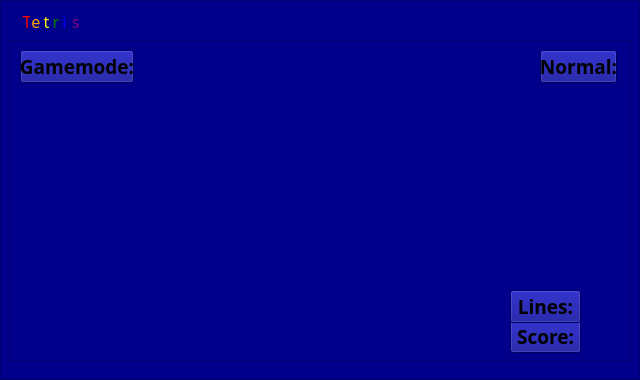
<?xml version="1.0" encoding="UTF-8"?>
<ui version="4.0">
 <class>MainWindow</class>
 <widget class="QMainWindow" name="MainWindow">
  <property name="geometry">
   <rect>
    <x>0</x>
    <y>0</y>
    <width>640</width>
    <height>380</height>
   </rect>
  </property>
  <property name="minimumSize">
   <size>
    <width>640</width>
    <height>380</height>
   </size>
  </property>
  <property name="maximumSize">
   <size>
    <width>640</width>
    <height>380</height>
   </size>
  </property>
  <property name="windowTitle">
   <string>MainWindow</string>
  </property>
  <widget class="QWidget" name="centralwidget">
   <property name="minimumSize">
    <size>
     <width>640</width>
     <height>380</height>
    </size>
   </property>
   <property name="maximumSize">
    <size>
     <width>640</width>
     <height>380</height>
    </size>
   </property>
   <widget class="QFrame" name="frame_3">
    <property name="geometry">
     <rect>
      <x>0</x>
      <y>0</y>
      <width>640</width>
      <height>380</height>
     </rect>
    </property>
    <property name="minimumSize">
     <size>
      <width>640</width>
      <height>380</height>
     </size>
    </property>
    <property name="maximumSize">
     <size>
      <width>640</width>
      <height>380</height>
     </size>
    </property>
    <property name="styleSheet">
     <string notr="true">background: darkblue</string>
    </property>
    <property name="frameShape">
     <enum>QFrame::StyledPanel</enum>
    </property>
    <property name="frameShadow">
     <enum>QFrame::Raised</enum>
    </property>
    <widget class="QPushButton" name="ExitBtn_5">
     <property name="geometry">
      <rect>
       <x>510</x>
       <y>320</y>
       <width>71</width>
       <height>33</height>
      </rect>
     </property>
     <property name="font">
      <font>
       <family>Segoe Print</family>
       <pointsize>14</pointsize>
       <weight>75</weight>
       <bold>true</bold>
      </font>
     </property>
     <property name="styleSheet">
      <string notr="true">border: none;
color: green;
QPushButton
{
	color: white;
}</string>
     </property>
     <property name="text">
      <string>Score:</string>
     </property>
     <property name="autoDefault">
      <bool>false</bool>
     </property>
    </widget>
    <widget class="QGraphicsView" name="graphicsView">
     <property name="geometry">
      <rect>
       <x>10</x>
       <y>40</y>
       <width>621</width>
       <height>321</height>
      </rect>
     </property>
    </widget>
    <widget class="QLabel" name="label_3">
     <property name="geometry">
      <rect>
       <x>20</x>
       <y>10</y>
       <width>14</width>
       <height>22</height>
      </rect>
     </property>
     <property name="font">
      <font>
       <family>Ravie</family>
       <pointsize>12</pointsize>
      </font>
     </property>
     <property name="styleSheet">
      <string notr="true">color: red;
</string>
     </property>
     <property name="text">
      <string>T</string>
     </property>
     <property name="alignment">
      <set>Qt::AlignCenter</set>
     </property>
    </widget>
    <widget class="QLabel" name="label_5">
     <property name="geometry">
      <rect>
       <x>50</x>
       <y>10</y>
       <width>12</width>
       <height>22</height>
      </rect>
     </property>
     <property name="font">
      <font>
       <family>Ravie</family>
       <pointsize>12</pointsize>
      </font>
     </property>
     <property name="styleSheet">
      <string notr="true">color: green;
</string>
     </property>
     <property name="text">
      <string>r</string>
     </property>
     <property name="alignment">
      <set>Qt::AlignCenter</set>
     </property>
    </widget>
    <widget class="QLabel" name="label_7">
     <property name="geometry">
      <rect>
       <x>60</x>
       <y>10</y>
       <width>9</width>
       <height>22</height>
      </rect>
     </property>
     <property name="font">
      <font>
       <family>Ravie</family>
       <pointsize>12</pointsize>
      </font>
     </property>
     <property name="styleSheet">
      <string notr="true">color: blue;
</string>
     </property>
     <property name="text">
      <string>i</string>
     </property>
     <property name="alignment">
      <set>Qt::AlignCenter</set>
     </property>
    </widget>
    <widget class="QLabel" name="label_6">
     <property name="geometry">
      <rect>
       <x>70</x>
       <y>10</y>
       <width>12</width>
       <height>22</height>
      </rect>
     </property>
     <property name="font">
      <font>
       <family>Ravie</family>
       <pointsize>12</pointsize>
      </font>
     </property>
     <property name="styleSheet">
      <string notr="true">color: purple;
</string>
     </property>
     <property name="text">
      <string>s</string>
     </property>
     <property name="alignment">
      <set>Qt::AlignCenter</set>
     </property>
    </widget>
    <widget class="QLabel" name="label_4">
     <property name="geometry">
      <rect>
       <x>40</x>
       <y>10</y>
       <width>13</width>
       <height>22</height>
      </rect>
     </property>
     <property name="font">
      <font>
       <family>Ravie</family>
       <pointsize>12</pointsize>
      </font>
     </property>
     <property name="styleSheet">
      <string notr="true">color: Yellow;
</string>
     </property>
     <property name="text">
      <string>t</string>
     </property>
     <property name="alignment">
      <set>Qt::AlignCenter</set>
     </property>
    </widget>
    <widget class="QLabel" name="label_8">
     <property name="geometry">
      <rect>
       <x>30</x>
       <y>10</y>
       <width>12</width>
       <height>22</height>
      </rect>
     </property>
     <property name="font">
      <font>
       <family>Ravie</family>
       <pointsize>12</pointsize>
      </font>
     </property>
     <property name="styleSheet">
      <string notr="true">color: orange;
</string>
     </property>
     <property name="text">
      <string>e</string>
     </property>
     <property name="alignment">
      <set>Qt::AlignCenter</set>
     </property>
    </widget>
    <widget class="QPushButton" name="ExitBtn_6">
     <property name="geometry">
      <rect>
       <x>510</x>
       <y>290</y>
       <width>71</width>
       <height>33</height>
      </rect>
     </property>
     <property name="font">
      <font>
       <family>Segoe Print</family>
       <pointsize>14</pointsize>
       <weight>75</weight>
       <bold>true</bold>
      </font>
     </property>
     <property name="styleSheet">
      <string notr="true">border: none;
color: green;
QPushButton
{
	color: white;
}</string>
     </property>
     <property name="text">
      <string>Lines:</string>
     </property>
     <property name="autoDefault">
      <bool>false</bool>
     </property>
    </widget>
    <widget class="QPushButton" name="ExitBtn_7">
     <property name="geometry">
      <rect>
       <x>20</x>
       <y>50</y>
       <width>114</width>
       <height>33</height>
      </rect>
     </property>
     <property name="font">
      <font>
       <family>Segoe Print</family>
       <pointsize>14</pointsize>
       <weight>75</weight>
       <bold>true</bold>
      </font>
     </property>
     <property name="styleSheet">
      <string notr="true">border: none;
color: green;
QPushButton
{
	color: white;
}</string>
     </property>
     <property name="text">
      <string>Gamemode:</string>
     </property>
     <property name="autoDefault">
      <bool>false</bool>
     </property>
    </widget>
    <widget class="QPushButton" name="ExitBtn_8">
     <property name="geometry">
      <rect>
       <x>540</x>
       <y>50</y>
       <width>77</width>
       <height>33</height>
      </rect>
     </property>
     <property name="font">
      <font>
       <family>Segoe Print</family>
       <pointsize>14</pointsize>
       <weight>75</weight>
       <bold>true</bold>
      </font>
     </property>
     <property name="styleSheet">
      <string notr="true">border: none;
color: green;
QPushButton
{
	color: white;
}</string>
     </property>
     <property name="text">
      <string>Normal:</string>
     </property>
     <property name="autoDefault">
      <bool>false</bool>
     </property>
    </widget>
    <zorder>graphicsView</zorder>
    <zorder>ExitBtn_5</zorder>
    <zorder>label_3</zorder>
    <zorder>label_5</zorder>
    <zorder>label_7</zorder>
    <zorder>label_6</zorder>
    <zorder>label_4</zorder>
    <zorder>label_8</zorder>
    <zorder>ExitBtn_6</zorder>
    <zorder>ExitBtn_7</zorder>
    <zorder>ExitBtn_8</zorder>
   </widget>
  </widget>
 </widget>
 <resources/>
 <connections/>
</ui>
